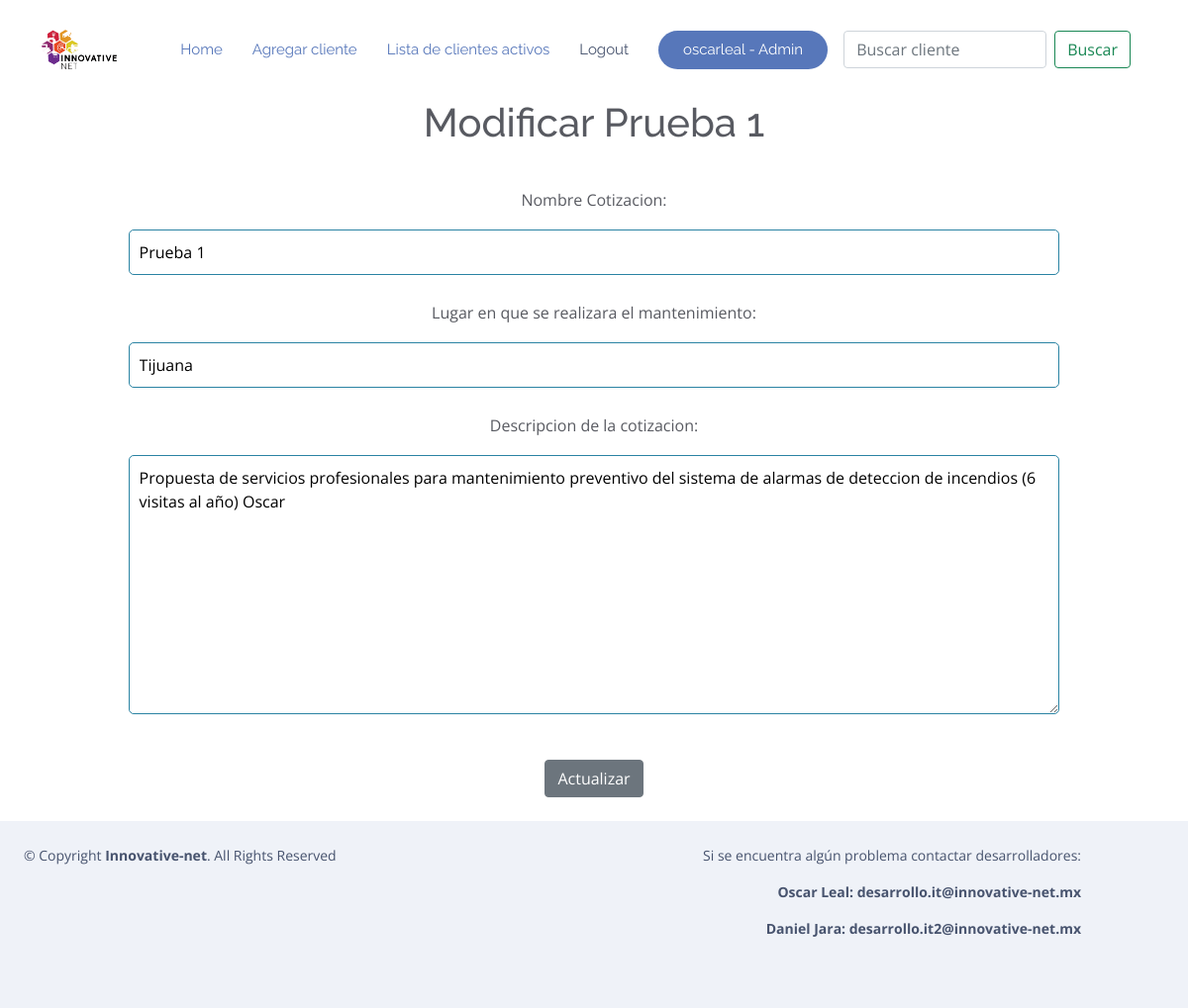
The page /modificar_cotizacion/55 (signed in) on the database its author committed.
### RPA/models.py (models this page shows, shortened)
class Cotizacion(models.Model):
    num_list = [(1,"1"),(2,"2"),(3,"3"),(4,"4"),(6,"6")]
    cliente = models.ForeignKey(Cliente, on_delete=models.CASCADE, null=True, blank=True)
    titulo = models.CharField(verbose_name="Nombre Cotizacion", null=True, blank=True,max_length=200)
    lugar_de_mantenimiento = models.CharField('Lugar en que se realizara el mantenimiento',max_length
    =120,blank=True)
    descripcion_cotizacion = models.TextField('Descripcion de la cotizacion',blank=True)
    fecha = models.DateTimeField('Fecha de realizacion de la cotizacion',blank=True,null=True, default=datetime.now())
    periodoregular = models.IntegerField('Periodicidad regular de mmto al año',choices=num_list,null=True)
    preguntaperiodoadicional = models.BooleanField('Quieres agregar periodicidad adicional a la regular?',default=False)
    periodoadicional=models.IntegerField('Periodicidad adicional a la regular',choices=num_list,null=True,blank=True)
    mantenimientos = models.ManyToManyField(Nombre_servicio,through="Mantenimiento")
    def __str__(self):
        return str(self.titulo)
    class Meta:
        ordering = ['cliente']
        verbose_name_plural = "Cotizaciones Deteccion Fuego"

### RPA/views.py (the view, shortened to what this page needs)
# urls.py: path('modificar_cotizacion/<int:pk>', Modificar_Cotizacion.as_view(), name='modificar_cotizacion'),
class Modificar_Cotizacion(LoginRequiredMixin, UpdateView):
    model = Cotizacion
    object = "cotizacion"
    fields = ['titulo', 'lugar_de_mantenimiento', 'descripcion_cotizacion']
    template_name = 'cotizacion/modificar_cotizacion.html'

### RPA/templates/cotizacion/modificar_cotizacion.html (shortened to what this page needs)
{% extends 'mantenimientos/base.html'%}
{% load static %}
{% block body %}
    <center>
            <h1> Modificar {{cotizacion}} </h1>
            <br/>
            <form action="" method="POST">
                    {{ form.as_p }}
                    <br/>
                    <input type="submit" value="Actualizar" class="btn btn-secondary">
            </form>
            <br/>
    </center>
{% endblock %}

### RPA/templates/mantenimientos/base.html (shortened to what this page needs)
{% load static %}
<!DOCTYPE html>
<html lang="en">
<head>
  <link rel="stylesheet" href="https://stackpath.bootstrapcdn.com/bootstrap/4.5.0/css/bootstrap.min.css">
  <link href="{% static '\vendor\aos\aos.css' %}" rel="stylesheet">
  <link href="{% static '\vendor\bootstrap\css\bootstrap.min.css' %}" rel="stylesheet">
  <link href="{% static '\vendor\bootstrap-icons\bootstrap-icons.css' %}" rel="stylesheet">
  <link href="{% static '\vendor\boxicons\css\boxicons.min.css' %}" rel="stylesheet">
  <link href="{% static '\vendor\glightbox\css\glightbox.min.css' %}" rel="stylesheet">
  <link href="{% static '\vendor\swiper\swiper-bundle.min.css' %}" rel="stylesheet">
  <link href="{% static '\css\style.css' %}" rel="stylesheet">
</head>
<body style="padding-top: 70px;">
  <header id="header" class="fixed-top  header-transparent ">
    <div class="container d-flex align-items-center justify-content-between">
      <div class="logo">
        <a href="https://www.innovative-net.mx/"><img src="{% static '\assets\img\horizontal blanco.png' %}" alt="" class="img-fluid"></a>
      </div>
      <nav id="navbar" class="navbar">
        <ul>
          <li><a class="nav-link scrollto active" href="{% url 'home' %}">Home</a></li>
          <li><a class="nav-link scrollto active" href="{% url 'agregar_cliente' %}">Agregar cliente</a></li>
          <li><a class="nav-link scrollto active" href="{% url 'lista_clientes' %}">Lista de clientes activos</a></li>
          {% if request.user.is_authenticated %}
          <li><a class="nav-link scrollto" href="{% url 'logout' %}">Logout</a></li>
          {% if request.user.is_staff %}
              <li><a class="getstarted scrollto" href="{% url 'admin:index' %}" >{{request.user}} - Admin</a></li>
              {% else %}
              <li><a class="getstarted scrollto" href="" >{{request.user}}</a></li>
              {% endif %}
          {% else %}
          <li><a class="getstarted scrollto" href="{% url 'login'  %}" >Login</a></li>
          {% endif %}
        </ul>
        <form class="d-flex m-3" method="POST" action="{% url 'buscar_clientes' %}">
          <input class="form-control me-2" type="search" placeholder="Buscar cliente"
                 aria-label="Buscar cliente" name="searched">
          <button class="btn btn-outline-success" type="submit">
            Buscar
          </button>
        </form>
      </nav>
    </div>
  </header>
    <div class="container-fluid" style="margin-top: 30px;">
      {% block body %}
      {% endblock %}
    </div>
        <footer id="footer">
          <div class="row container py-4 ">
            <div class="col">
              <div class="copyright">
                &copy; Copyright <strong><span>Innovative-net</span></strong>. All Rights Reserved
              </div>
            </div>
            <div class="col container " style="text-align: right;">
              <p>Si se encuentra algún problema contactar desarrolladores:</p>
              <strong>
                <p>Oscar Leal: desarrollo.it@innovative-net.mx</p>
                <p>Daniel Jara: desarrollo.it2@innovative-net.mx</p>
              </strong>
            </div>
          </div>
        </footer>
</body>
        </html>

### RPA/static/css/style.css (style rules this page uses)
body { font-family: "Open Sans", sans-serif; color: #585a61; }
a { color: #5777ba; text-decoration: none; }
h1, h2, h3, h4, h5, h6 { font-family: "Raleway", sans-serif; }
#header { transition: all 0.5s; z-index: 997; transition: all 0.5s; padding: 15px 0; background: rgba(255, 255, 255, 0.95); }
#header.header-transparent { background: transparent; }
#header .logo img { margin: 0; max-height: 40px; }
.navbar { padding: 0; }
.navbar ul { margin: 0; padding: 0; display: flex; list-style: none; align-items: center; }
.navbar li { position: relative; }
.navbar a, .navbar a:focus { display: flex; align-items: center; justify-content: space-between; padding: 10px 0 10px 30px; font-family: "Raleway", sans-serif; font-size: 15px; color: #47536e; white-space: nowrap; transition: 0.3s; }
.navbar a:hover, .navbar .active, .navbar .active:focus, .navbar li:hover > a { color: #5777ba; }
.navbar .getstarted { background: #5777ba; color: #fff; padding: 12px 25px; margin-left: 30px; color: #fff; line-height: 1; border-radius: 50px; }
#footer { background: #fff; padding: 0 0 30px 0; color: #47536e; font-size: 14px; background: #eff2f8; }
#footer .copyright { text-align: center; float: left; color: #47536e; }

### RPA/templates/mantenimientos/base.html (style rules this page uses)
input[type=text], input[type=number], input[type=email], textarea { border: 1px solid #2a83a3; border-radius: 5px; padding: 10px; width: 80%; }
label { padding: 10px !important; display: block; }

### rows shown on the page
Cotizacion: titulo "Prueba 1", lugar_de_mantenimiento "Tijuana", descripcion_cotizacion "Propuesta de servicios profesionales para mantenimiento preventivo del sistema de alarmas de deteccion de incendios (6 visitas al año) Oscar"

### other values the page prints
{{ request.user }} "oscarleal"
